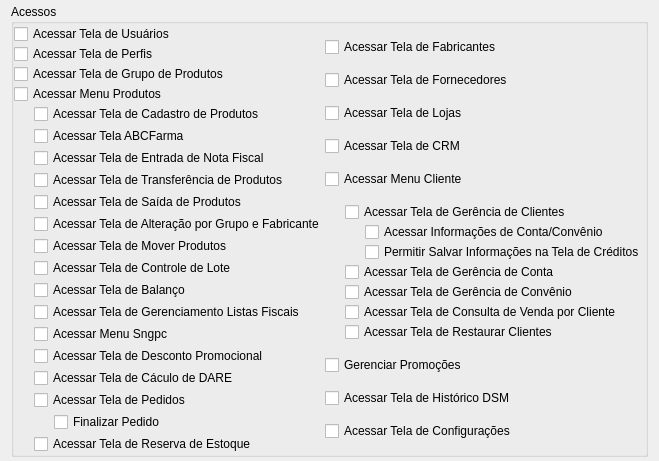
        <widget class="QWidget" name="tab_2">
         <attribute name="title">
          <string>DSM-S&amp;G</string>
         </attribute>
         <layout class="QHBoxLayout" name="horizontalLayout_3">
          <property name="spacing">
           <number>4</number>
          </property>
          <property name="topMargin">
           <number>4</number>
          </property>
          <property name="bottomMargin">
           <number>4</number>
          </property>
          <item>
           <widget class="QGroupBox" name="groupBox_6">
            <property name="maximumSize">
             <size>
              <width>16777215</width>
              <height>16777215</height>
             </size>
            </property>
            <property name="title">
             <string>Acessos</string>
            </property>
            <layout class="QGridLayout" name="gridLayout_11">
             <property name="margin">
              <number>0</number>
             </property>
             <property name="spacing">
              <number>0</number>
             </property>
             <item row="0" column="0">
              <layout class="QVBoxLayout" name="verticalLayout_14">
               <item>
                <widget class="QCheckBox" name="checkBoxUserRegister">
                 <property name="text">
                  <string>Acessar Tela de Usuários</string>
                 </property>
                </widget>
               </item>
               <item>
                <widget class="QCheckBox" name="checkBoxProfileRegister">
                 <property name="text">
                  <string>Acessar Tela de Perfis</string>
                 </property>
                </widget>
               </item>
               <item>
                <widget class="QCheckBox" name="checkBoxGroupRegister">
                 <property name="text">
                  <string>Acessar Tela de Grupo de Produtos</string>
                 </property>
                </widget>
               </item>
               <item>
                <widget class="QCheckBox" name="checkBoxProducts">
                 <property name="text">
                  <string>Acessar Menu Produtos</string>
                 </property>
                </widget>
               </item>
               <item>
                <layout class="QVBoxLayout" name="verticalLayout_16">
                 <property name="spacing">
                  <number>2</number>
                 </property>
                 <property name="leftMargin">
                  <number>20</number>
                 </property>
                 <item>
                  <widget class="QCheckBox" name="checkBoxProductRegister">
                   <property name="text">
                    <string>Acessar Tela de Cadastro de Produtos</string>
                   </property>
                  </widget>
                 </item>
                 <item>
                  <widget class="QCheckBox" name="checkBoxAbcFarmaRegister">
                   <property name="minimumSize">
                    <size>
                     <width>0</width>
                     <height>0</height>
                    </size>
                   </property>
                   <property name="maximumSize">
                    <size>
                     <width>16777215</width>
                     <height>16777215</height>
                    </size>
                   </property>
                   <property name="text">
                    <string>Acessar Tela ABCFarma</string>
                   </property>
                  </widget>
                 </item>
                 <item>
                  <widget class="QCheckBox" name="checkBoxOrderRegistrationRegister">
                   <property name="text">
                    <string>Acessar Tela de Entrada de Nota Fiscal</string>
                   </property>
                  </widget>
                 </item>
                 <item>
                  <widget class="QCheckBox" name="checkBoxTransfRegister">
                   <property name="text">
                    <string>Acessar Tela de Transferência de Produtos</string>
                   </property>
                  </widget>
                 </item>
                 <item>
                  <widget class="QCheckBox" name="checkBoxMovementRegister">
                   <property name="text">
                    <string>Acessar Tela de Saída de Produtos</string>
                   </property>
                  </widget>
                 </item>
                 <item>
                  <widget class="QCheckBox" name="checkBoxChangeGroupsRegister">
                   <property name="text">
                    <string>Acessar Tela de Alteração por Grupo e Fabricante</string>
                   </property>
                  </widget>
                 </item>
                 <item>
                  <widget class="QCheckBox" name="checkBoxMoveProductsRegister">
                   <property name="text">
                    <string>Acessar Tela de Mover Produtos</string>
                   </property>
                  </widget>
                 </item>
                 <item>
                  <widget class="QCheckBox" name="checkBoxLotManagerRegister">
                   <property name="text">
                    <string>Acessar Tela de Controle de Lote</string>
                   </property>
                  </widget>
                 </item>
                 <item>
                  <widget class="QCheckBox" name="checkBoxProductBalanceRegister">
                   <property name="text">
                    <string>Acessar Tela de Balanço</string>
                   </property>
                  </widget>
                 </item>
                 <item>
                  <widget class="QCheckBox" name="checkBoxFiscalListsRegister">
                   <property name="text">
                    <string>Acessar Tela de Gerenciamento Listas Fiscais</string>
                   </property>
                  </widget>
                 </item>
                 <item>
                  <widget class="QCheckBox" name="checkBoxSngpcRegister">
                   <property name="minimumSize">
                    <size>
                     <width>0</width>
                     <height>0</height>
                    </size>
                   </property>
                   <property name="text">
                    <string>Acessar Menu Sngpc</string>
                   </property>
                  </widget>
                 </item>
                 <item>
                  <widget class="QCheckBox" name="checkBoxOffer">
                   <property name="text">
                    <string>Acessar Tela de Desconto Promocional</string>
                   </property>
                  </widget>
                 </item>
                 <item>
                  <widget class="QCheckBox" name="checkBoxCalcDare">
                   <property name="text">
                    <string>Acessar Tela de Cáculo de DARE</string>
                   </property>
                  </widget>
                 </item>
                 <item>
                  <widget class="QCheckBox" name="checkBoxProductOrderRegister">
                   <property name="text">
                    <string>Acessar Tela de Pedidos</string>
                   </property>
                  </widget>
                 </item>
                 <item>
                  <layout class="QVBoxLayout" name="verticalLayout_17">
                   <property name="leftMargin">
                    <number>20</number>
                   </property>
                   <item>
                    <widget class="QCheckBox" name="checkBoxProductOrderFinish">
                     <property name="text">
                      <string>Finalizar Pedido</string>
                     </property>
                    </widget>
                   </item>
                  </layout>
                 </item>
                 <item>
                  <widget class="QCheckBox" name="checkBoxReserveProduct">
                   <property name="text">
                    <string>Acessar Tela de Reserva de Estoque</string>
                   </property>
                  </widget>
                 </item>
                </layout>
               </item>
              </layout>
             </item>
             <item row="0" column="1">
              <layout class="QVBoxLayout" name="verticalLayout_6">
               <item>
                <widget class="QCheckBox" name="checkBoxManufacturerRegister">
                 <property name="text">
                  <string>Acessar Tela de Fabricantes</string>
                 </property>
                </widget>
               </item>
               <item>
                <widget class="QCheckBox" name="checkBoxSupplierRegister">
                 <property name="text">
                  <string>Acessar Tela de Fornecedores</string>
                 </property>
                </widget>
               </item>
               <item>
                <widget class="QCheckBox" name="checkBoxStoreRegister">
                 <property name="text">
                  <string>Acessar Tela de Lojas</string>
                 </property>
                </widget>
               </item>
               <item>
                <widget class="QCheckBox" name="checkBoxCRMRegister">
                 <property name="text">
                  <string>Acessar Tela de CRM</string>
                 </property>
                </widget>
               </item>
               <item>
                <widget class="QCheckBox" name="checkBoxClients">
                 <property name="text">
                  <string>Acessar Menu Cliente</string>
                 </property>
                </widget>
               </item>
               <item>
                <layout class="QVBoxLayout" name="verticalLayout_5">
                 <property name="leftMargin">
                  <number>20</number>
                 </property>
                 <item>
                  <widget class="QCheckBox" name="checkBoxClientRegister">
                   <property name="text">
                    <string>Acessar Tela de Gerência de Clientes</string>
                   </property>
                  </widget>
                 </item>
                 <item>
                  <layout class="QVBoxLayout" name="verticalLayout_7">
                   <property name="leftMargin">
                    <number>20</number>
                   </property>
                   <property name="topMargin">
                    <number>0</number>
                   </property>
                   <property name="rightMargin">
                    <number>0</number>
                   </property>
                   <item>
                    <widget class="QCheckBox" name="checkBoxChangeClientLimit">
                     <property name="text">
                      <string>Acessar Informações de Conta/Convênio</string>
                     </property>
                    </widget>
                   </item>
                   <item>
                    <widget class="QCheckBox" name="checkBoxAllowSaveCredit">
                     <property name="text">
                      <string>Permitir Salvar Informações na Tela de Créditos</string>
                     </property>
                    </widget>
                   </item>
                  </layout>
                 </item>
                 <item>
                  <widget class="QCheckBox" name="checkBoxAccountManagerRegister">
                   <property name="text">
                    <string>Acessar Tela de Gerência de Conta</string>
                   </property>
                  </widget>
                 </item>
                 <item>
                  <widget class="QCheckBox" name="checkBoxAgreementRegister">
                   <property name="text">
                    <string>Acessar Tela de Gerência de Convênio</string>
                   </property>
                  </widget>
                 </item>
                 <item>
                  <widget class="QCheckBox" name="checkBoxManagerSellsRegister">
                   <property name="text">
                    <string>Acessar Tela de Consulta de Venda por Cliente</string>
                   </property>
                  </widget>
                 </item>
                 <item>
                  <widget class="QCheckBox" name="checkBoxRestoreClients">
                   <property name="text">
                    <string>Acessar Tela de Restaurar Clientes</string>
                   </property>
                  </widget>
                 </item>
                </layout>
               </item>
               <item>
                <widget class="QCheckBox" name="checkBoxPromotionRegister">
                 <property name="text">
                  <string>Gerenciar Promoções</string>
                 </property>
                </widget>
               </item>
               <item>
                <widget class="QCheckBox" name="checkBoxDsmHistoryRegister">
                 <property name="text">
                  <string>Acessar Tela de Histórico DSM</string>
                 </property>
                </widget>
               </item>
               <item>
                <widget class="QCheckBox" name="checkBoxConfigRegister">
                 <property name="text">
                  <string>Acessar Tela de Configurações</string>
                 </property>
                </widget>
               </item>
              </layout>
             </item>
            </layout>
           </widget>
          </item>
         </layout>
        </widget>
